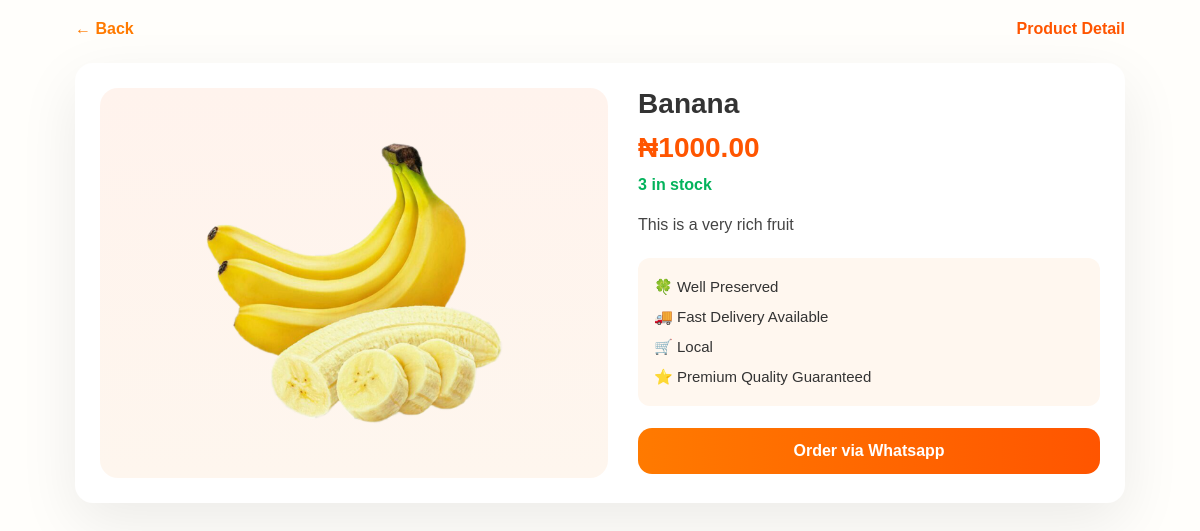
/stock/1/, run on the app's committed database.
### shop/models.py (models this page shows, shortened)
class Products(models.Model):
    owner = models.ForeignKey(User, on_delete=models.CASCADE)
    name = models.CharField(max_length=50)
    price = models.DecimalField(max_digits=255, decimal_places=2)
    stock = models.IntegerField(default=1)
    measure = models.CharField(max_length=10)
    description = models.TextField()
    quality = models.IntegerField(choices=QualityType, default=3)
    type = models.IntegerField(choices=ProductType, default=3)
    image = models.ImageField(upload_to='productImage', default='LA.png')

### shop/views.py (the view)
# urls.py: path('stock/<int:pk>/', Detail.as_view(), name='detail'),
class Detail(DetailView):
    model = Products
    template_name = 'shop/detail.html'
    context_object_name = 'product'

### shop/templates/shop/detail.html (shortened to what this page needs)
{% load static %}
<!DOCTYPE html>
<html lang="en">
<head>
</head>
<body>
<div class="container">
    <div class="header">
        <a href="{% url 'home' %}">← Back</a>
        <strong style="color:var(--accent-2);">Product Detail</strong>
    </div>
    <div class="detail-box">
        <div class="image-box">
            <img src="{{ product.image.url }}" alt="{{ product.name }}">
        </div>
        <div class="info">
            <h1>{{ product.name }}</h1>
            <div class="price-tag">₦{{ product.price }}</div>
            <div class="stock">
                {{ product.stock }} in stock
            </div>
            <p class="desc">
                {{ product.description }}
            </p>
            <div class="features">
                <div>🍀 {{product.get_quality_display}}</div>
                <div>🚚 Fast Delivery Available</div>
                <div>🛒 {{product.get_type_display}}</div>
                <div>⭐ Premium Quality Guaranteed</div>
            </div>
            <button class="buy-btn">
                <a href="https://wa.me/2349134308908?text=I%20want%20to%20order%0AProduct:%20{{product.name|urlencode}}%0ADescription:%20{{product.description|truncatechars:100|urlencode}}%0APrice:%20₦{{product.price|urlencode}}." style="color: white; text-decoration: none;">
                 Order via Whatsapp
                </a>
            </button>
        </div>
    </div>
</div>
</body>
</html>

### shop/templates/shop/detail.html (style rules this page uses)
:root { --card:#ffffff; --accent:#ff7a00; --accent-2:#ff5500; --green:#03b35c; --shadow:0 20px 60px rgba(0,0,0,0.08); --muted:#8b8b8b; }
body { margin:0; padding:0; font-family:Arial, sans-serif; background:#fffefb; color:#333; }
.container { width:92%; max-width:1050px; margin:auto; padding:20px 0; }
.header { display:flex; justify-content:space-between; align-items:center; margin-bottom:25px; }
.header a { color:var(--accent); font-weight:bold; text-decoration:none; font-size:16px; }
.detail-box { background:var(--card); padding:25px; border-radius:18px; box-shadow:var(--shadow); display:grid; grid-template-columns:1.1fr 1fr; gap:30px; }
.image-box { background:linear-gradient(180deg,#fff3ed,#fef6ee); border-radius:18px; padding:20px; display:grid; place-items:center; }
.image-box img { width:100%; height:350px; object-fit:contain; }
.info h1 { margin:0; font-size:28px; }
.price-tag { margin:12px 0; font-size:28px; font-weight:900; color:var(--accent-2); }
.stock { color:var(--green); margin-bottom:18px; font-weight:bold; }
.desc { line-height:1.6; color:#444; margin-bottom:20px; }
.features { background:#fff7ef; padding:14px 16px; border-radius:12px; margin-bottom:22px; }
.features div { padding:6px 0; font-size:15px; display:flex; gap:8px; align-items:center; }
.buy-btn { background:linear-gradient(90deg,var(--accent),var(--accent-2)); padding:14px 20px; border:none; border-radius:14px; color:white; font-weight:bold; font-size:16px; cursor:pointer; width:100%; transition:0.25s; }

### data on the page
Products: image (picture), name "Banana", price "1000.00", stock "3", description "This is a very rich fruit", quality "Well Preserved", type "Local"
